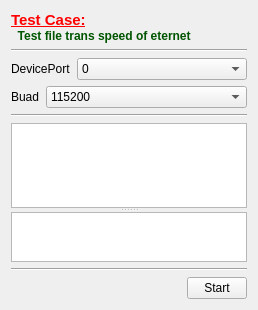
         <widget class="QWidget" name="UartTestPage">
          <property name="geometry">
           <rect>
            <x>0</x>
            <y>0</y>
            <width>258</width>
            <height>310</height>
           </rect>
          </property>
          <attribute name="icon">
           <iconset resource="../IDE.qrc">
            <normaloff>:/Others/rc/Others/Eternet.png</normaloff>:/Others/rc/Others/Eternet.png</iconset>
          </attribute>
          <attribute name="label">
           <string>Uart Case</string>
          </attribute>
          <layout class="QVBoxLayout" name="verticalLayout_9">
           <item>
            <widget class="QLabel" name="label_43">
             <property name="text">
              <string>&lt;!DOCTYPE HTML PUBLIC &quot;-//W3C//DTD HTML 4.0//EN&quot; &quot;http://www.w3.org/TR/REC-html40/strict.dtd&quot;&gt;
&lt;html&gt;&lt;head&gt;&lt;meta name=&quot;qrichtext&quot; content=&quot;1&quot; /&gt;&lt;style type=&quot;text/css&quot;&gt;
p, li { white-space: pre-wrap; }
&lt;/style&gt;&lt;/head&gt;&lt;body style=&quot; font-family:'宋体'; font-size:9pt; font-weight:400; font-style:normal;&quot;&gt;
&lt;p style=&quot; margin-top:0px; margin-bottom:0px; margin-left:0px; margin-right:0px; -qt-block-indent:0; text-indent:0px;&quot;&gt;&lt;span style=&quot; font-size:11pt; font-weight:600; text-decoration: underline; color:#ff0000;&quot;&gt;Test Case:&lt;/span&gt;&lt;/p&gt;
&lt;p style=&quot; margin-top:0px; margin-bottom:0px; margin-left:0px; margin-right:0px; -qt-block-indent:0; text-indent:0px;&quot;&gt;&lt;span style=&quot; font-weight:600; color:#005500;&quot;&gt;  Test file trans speed of eternet&lt;/span&gt;&lt;/p&gt;&lt;/body&gt;&lt;/html&gt;</string>
             </property>
            </widget>
           </item>
           <item>
            <widget class="Line" name="line_11">
             <property name="orientation">
              <enum>Qt::Horizontal</enum>
             </property>
            </widget>
           </item>
           <item>
            <layout class="QHBoxLayout" name="horizontalLayout_41">
             <item>
              <widget class="QLabel" name="label_7">
               <property name="text">
                <string>DevicePort</string>
               </property>
              </widget>
             </item>
             <item>
              <widget class="QComboBox" name="DeviceSerialPort">
               <property name="sizePolicy">
                <sizepolicy hsizetype="Expanding" vsizetype="Fixed">
                 <horstretch>0</horstretch>
                 <verstretch>0</verstretch>
                </sizepolicy>
               </property>
               <item>
                <property name="text">
                 <string>0</string>
                </property>
               </item>
               <item>
                <property name="text">
                 <string>1</string>
                </property>
               </item>
               <item>
                <property name="text">
                 <string>4</string>
                </property>
               </item>
               <item>
                <property name="text">
                 <string>5</string>
                </property>
               </item>
              </widget>
             </item>
            </layout>
           </item>
           <item>
            <layout class="QHBoxLayout" name="horizontalLayout_39">
             <item>
              <widget class="QLabel" name="label_4">
               <property name="text">
                <string>Buad</string>
               </property>
              </widget>
             </item>
             <item>
              <widget class="QComboBox" name="SerialBaud">
               <property name="sizePolicy">
                <sizepolicy hsizetype="Expanding" vsizetype="Fixed">
                 <horstretch>0</horstretch>
                 <verstretch>0</verstretch>
                </sizepolicy>
               </property>
               <property name="currentIndex">
                <number>1</number>
               </property>
               <item>
                <property name="text">
                 <string>9600</string>
                </property>
               </item>
               <item>
                <property name="text">
                 <string>115200</string>
                </property>
               </item>
               <item>
                <property name="text">
                 <string>125000</string>
                </property>
               </item>
              </widget>
             </item>
            </layout>
           </item>
           <item>
            <widget class="Line" name="line_12">
             <property name="orientation">
              <enum>Qt::Horizontal</enum>
             </property>
            </widget>
           </item>
           <item>
            <widget class="QSplitter" name="UartCaseSplitter">
             <property name="orientation">
              <enum>Qt::Vertical</enum>
             </property>
             <widget class="QTextBrowser" name="RecvBrowser">
              <property name="minimumSize">
               <size>
                <width>0</width>
                <height>80</height>
               </size>
              </property>
             </widget>
             <widget class="QTextEdit" name="SendEdit">
              <property name="sizePolicy">
               <sizepolicy hsizetype="Expanding" vsizetype="Expanding">
                <horstretch>0</horstretch>
                <verstretch>0</verstretch>
               </sizepolicy>
              </property>
              <property name="maximumSize">
               <size>
                <width>16777215</width>
                <height>50</height>
               </size>
              </property>
             </widget>
            </widget>
           </item>
           <item>
            <widget class="Line" name="line_9">
             <property name="orientation">
              <enum>Qt::Horizontal</enum>
             </property>
            </widget>
           </item>
           <item>
            <layout class="QHBoxLayout" name="horizontalLayout_6">
             <item>
              <spacer name="horizontalSpacer_3">
               <property name="orientation">
                <enum>Qt::Horizontal</enum>
               </property>
               <property name="sizeHint" stdset="0">
                <size>
                 <width>40</width>
                 <height>20</height>
                </size>
               </property>
              </spacer>
             </item>
             <item>
              <widget class="QPushButton" name="UartCaseBtnStart">
               <property name="minimumSize">
                <size>
                 <width>60</width>
                 <height>0</height>
                </size>
               </property>
               <property name="maximumSize">
                <size>
                 <width>60</width>
                 <height>16777215</height>
                </size>
               </property>
               <property name="text">
                <string>Start</string>
               </property>
               <property name="flat">
                <bool>false</bool>
               </property>
              </widget>
             </item>
            </layout>
           </item>
           <item>
            <spacer name="verticalSpacer_3">
             <property name="orientation">
              <enum>Qt::Vertical</enum>
             </property>
             <property name="sizeHint" stdset="0">
              <size>
               <width>20</width>
               <height>40</height>
              </size>
             </property>
            </spacer>
           </item>
          </layout>
         </widget>
